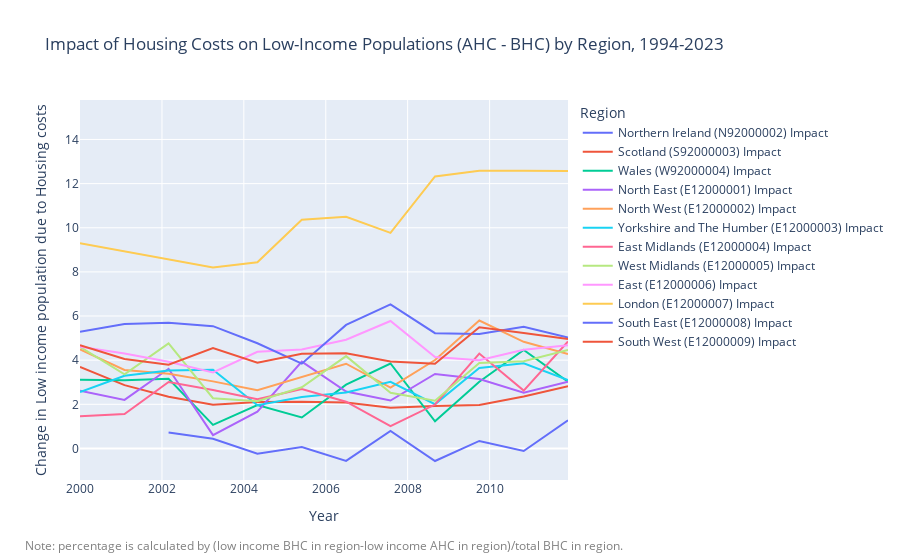

Write notebook code for a chart like this one.
### Code cell
plot_hbai_trends(AHC,BHC, region_list)

### Figure 1 — Plotly figure (JSON) as saved in the notebook; plotly's stock layout.template omitted (floating-point values rounded to 4 significant figures)
{"data": [{"customdata": [["Northern Ireland (N92000002) Impact"], ["Northern Ireland (N92000002) Impact"], ["Northern Ireland (N92000002) Impact"], ["Northern Ireland (N92000002) Impact"], ["Northern Ireland (N92000002) Impact"], ["Northern Ireland (N92000002) Impact"], ["Northern Ireland (N92000002) Impact"], ["Northern Ireland (N92000002) Impact"], ["Northern Ireland (N92000002) Impact"], ["Northern Ireland (N92000002) Impact"], ["Northern Ireland (N92000002) Impact"], ["Northern Ireland (N92000002) Impact"], ["Northern Ireland (N92000002) Impact"], ["Northern Ireland (N92000002) Impact"], ["Northern Ireland (N92000002) Impact"], ["Northern Ireland (N92000002) Impact"], ["Northern Ireland (N92000002) Impact"], ["Northern Ireland (N92000002) Impact"], ["Northern Ireland (N92000002) Impact"], ["Northern Ireland (N92000002) Impact"], ["Northern Ireland (N92000002) Impact"], ["Northern Ireland (N92000002) Impact"], ["Northern Ireland (N92000002) Impact"], ["Northern Ireland (N92000002) Impact"], ["Northern Ireland (N92000002) Impact"], ["Northern Ireland (N92000002) Impact"], ["Northern Ireland (N92000002) Impact"], ["Northern Ireland (N92000002) Impact"], ["Northern Ireland (N92000002) Impact"]], "hovertemplate": "Region=%{customdata[0]}<br>Year=%{x}<br>Difference in Low-Income Population (AHC - BHC)=%{y}<extra></extra>", "legendgroup": "Northern Ireland (N92000002) Impact", "line": {"color": "#636efa", "dash": "solid"}, "marker": {"symbol": "circle"}, "mode": "lines", "name": "Northern Ireland (N92000002) Impact", "orientation": "v", "showlegend": true, "type": "scatter", "x": ["1994-95", "1995-96", "1996-97", "1997-98", "1998-99", "1999-00", "2000-01", "2001-02", "2002-03", "2003-04", "2004-05", "2005-06", "2006-07", "2007-08", "2008-09", "2009-10", "2010-11", "2011-12", "2012-13", "2013-14", "2014-15", "2015-16", "2016-17", "2017-18", "2018-19", "2019-20", "2020-21", "2021-22", "2022-23"], "xaxis": "x", "y": [null, null, null, null, null, null, null, null, 0.7179, 0.4368, -0.2346, 0.06461, -0.5628, 0.7973, -0.5684, 0.3399, -0.117, 1.278, 0.1431, 0.3781, 0.4908, 0.1665, 1.147, 1.786, 0.7855, -0.1276, null, 0.3306, 0.1709], "yaxis": "y"}, {"customdata": [["Scotland (S92000003) Impact"], ["Scotland (S92000003) Impact"], ["Scotland (S92000003) Impact"], ["Scotland (S92000003) Impact"], ["Scotland (S92000003) Impact"], ["Scotland (S92000003) Impact"], ["Scotland (S92000003) Impact"], ["Scotland (S92000003) Impact"], ["Scotland (S92000003) Impact"], ["Scotland (S92000003) Impact"], ["Scotland (S92000003) Impact"], ["Scotland (S92000003) Impact"], ["Scotland (S92000003) Impact"], ["Scotland (S92000003) Impact"], ["Scotland (S92000003) Impact"], ["Scotland (S92000003) Impact"], ["Scotland (S92000003) Impact"], ["Scotland (S92000003) Impact"], ["Scotland (S92000003) Impact"], ["Scotland (S92000003) Impact"], ["Scotland (S92000003) Impact"], ["Scotland (S92000003) Impact"], ["Scotland (S92000003) Impact"], ["Scotland (S92000003) Impact"], ["Scotland (S92000003) Impact"], ["Scotland (S92000003) Impact"], ["Scotland (S92000003) Impact"], ["Scotland (S92000003) Impact"], ["Scotland (S92000003) Impact"]], "hovertemplate": "Region=%{customdata[0]}<br>Year=%{x}<br>Difference in Low-Income Population (AHC - BHC)=%{y}<extra></extra>", "legendgroup": "Scotland (S92000003) Impact", "line": {"color": "#EF553B", "dash": "solid"}, "marker": {"symbol": "circle"}, "mode": "lines", "name": "Scotland (S92000003) Impact", "orientation": "v", "showlegend": true, "type": "scatter", "x": ["1994-95", "1995-96", "1996-97", "1997-98", "1998-99", "1999-00", "2000-01", "2001-02", "2002-03", "2003-04", "2004-05", "2005-06", "2006-07", "2007-08", "2008-09", "2009-10", "2010-11", "2011-12", "2012-13", "2013-14", "2014-15", "2015-16", "2016-17", "2017-18", "2018-19", "2019-20", "2020-21", "2021-22", "2022-23"], "xaxis": "x", "y": [2.04, 3.588, 2.807, 2.081, 2.982, 2.923, 3.699, 2.869, 2.346, 1.977, 2.104, 2.116, 2.084, 1.84, 1.923, 1.965, 2.358, 2.814, 3.507, 3.932, 2.587, 3.174, 2.128, 2.075, 2.393, 2.41, null, 1.551, 2.006], "yaxis": "y"}, {"customdata": [["Wales (W92000004) Impact"], ["Wales (W92000004) Impact"], ["Wales (W92000004) Impact"], ["Wales (W92000004) Impact"], ["Wales (W92000004) Impact"], ["Wales (W92000004) Impact"], ["Wales (W92000004) Impact"], ["Wales (W92000004) Impact"], ["Wales (W92000004) Impact"], ["Wales (W92000004) Impact"], ["Wales (W92000004) Impact"], ["Wales (W92000004) Impact"], ["Wales (W92000004) Impact"], ["Wales (W92000004) Impact"], ["Wales (W92000004) Impact"], ["Wales (W92000004) Impact"], ["Wales (W92000004) Impact"], ["Wales (W92000004) Impact"], ["Wales (W92000004) Impact"], ["Wales (W92000004) Impact"], ["Wales (W92000004) Impact"], ["Wales (W92000004) Impact"], ["Wales (W92000004) Impact"], ["Wales (W92000004) Impact"], ["Wales (W92000004) Impact"], ["Wales (W92000004) Impact"], ["Wales (W92000004) Impact"], ["Wales (W92000004) Impact"], ["Wales (W92000004) Impact"]], "hovertemplate": "Region=%{customdata[0]}<br>Year=%{x}<br>Difference in Low-Income Population (AHC - BHC)=%{y}<extra></extra>", "legendgroup": "Wales (W92000004) Impact", "line": {"color": "#00cc96", "dash": "solid"}, "marker": {"symbol": "circle"}, "mode": "lines", "name": "Wales (W92000004) Impact", "orientation": "v", "showlegend": true, "type": "scatter", "x": ["1994-95", "1995-96", "1996-97", "1997-98", "1998-99", "1999-00", "2000-01", "2001-02", "2002-03", "2003-04", "2004-05", "2005-06", "2006-07", "2007-08", "2008-09", "2009-10", "2010-11", "2011-12", "2012-13", "2013-14", "2014-15", "2015-16", "2016-17", "2017-18", "2018-19", "2019-20", "2020-21", "2021-22", "2022-23"], "xaxis": "x", "y": [3.722, 4.767, 5.591, 2.597, 3.07, 3.816, 3.118, 3.085, 3.155, 1.068, 1.969, 1.402, 2.888, 3.85, 1.23, 3.023, 4.461, 3.02, 4.188, 2.987, 2.657, 5.326, 3.649, 3.675, 3.987, 1.879, null, 2.207, 2.532], "yaxis": "y"}, {"customdata": [["North East (E12000001) Impact"], ["North East (E12000001) Impact"], ["North East (E12000001) Impact"], ["North East (E12000001) Impact"], ["North East (E12000001) Impact"], ["North East (E12000001) Impact"], ["North East (E12000001) Impact"], ["North East (E12000001) Impact"], ["North East (E12000001) Impact"], ["North East (E12000001) Impact"], ["North East (E12000001) Impact"], ["North East (E12000001) Impact"], ["North East (E12000001) Impact"], ["North East (E12000001) Impact"], ["North East (E12000001) Impact"], ["North East (E12000001) Impact"], ["North East (E12000001) Impact"], ["North East (E12000001) Impact"], ["North East (E12000001) Impact"], ["North East (E12000001) Impact"], ["North East (E12000001) Impact"], ["North East (E12000001) Impact"], ["North East (E12000001) Impact"], ["North East (E12000001) Impact"], ["North East (E12000001) Impact"], ["North East (E12000001) Impact"], ["North East (E12000001) Impact"], ["North East (E12000001) Impact"], ["North East (E12000001) Impact"]], "hovertemplate": "Region=%{customdata[0]}<br>Year=%{x}<br>Difference in Low-Income Population (AHC - BHC)=%{y}<extra></extra>", "legendgroup": "North East (E12000001) Impact", "line": {"color": "#ab63fa", "dash": "solid"}, "marker": {"symbol": "circle"}, "mode": "lines", "name": "North East (E12000001) Impact", "orientation": "v", "showlegend": true, "type": "scatter", "x": ["1994-95", "1995-96", "1996-97", "1997-98", "1998-99", "1999-00", "2000-01", "2001-02", "2002-03", "2003-04", "2004-05", "2005-06", "2006-07", "2007-08", "2008-09", "2009-10", "2010-11", "2011-12", "2012-13", "2013-14", "2014-15", "2015-16", "2016-17", "2017-18", "2018-19", "2019-20", "2020-21", "2021-22", "2022-23"], "xaxis": "x", "y": [5.914, 5.785, 4.236, 5.193, 4.524, 3.437, 2.613, 2.201, 3.609, 0.6034, 1.669, 3.936, 2.579, 2.17, 3.373, 3.145, 2.53, 3.02, 3.669, 5.404, 2.989, 3.923, 6.259, 3.824, 3.696, 3.493, null, 5.676, 2.087], "yaxis": "y"}, {"customdata": [["North West (E12000002) Impact"], ["North West (E12000002) Impact"], ["North West (E12000002) Impact"], ["North West (E12000002) Impact"], ["North West (E12000002) Impact"], ["North West (E12000002) Impact"], ["North West (E12000002) Impact"], ["North West (E12000002) Impact"], ["North West (E12000002) Impact"], ["North West (E12000002) Impact"], ["North West (E12000002) Impact"], ["North West (E12000002) Impact"], ["North West (E12000002) Impact"], ["North West (E12000002) Impact"], ["North West (E12000002) Impact"], ["North West (E12000002) Impact"], ["North West (E12000002) Impact"], ["North West (E12000002) Impact"], ["North West (E12000002) Impact"], ["North West (E12000002) Impact"], ["North West (E12000002) Impact"], ["North West (E12000002) Impact"], ["North West (E12000002) Impact"], ["North West (E12000002) Impact"], ["North West (E12000002) Impact"], ["North West (E12000002) Impact"], ["North West (E12000002) Impact"], ["North West (E12000002) Impact"], ["North West (E12000002) Impact"]], "hovertemplate": "Region=%{customdata[0]}<br>Year=%{x}<br>Difference in Low-Income Population (AHC - BHC)=%{y}<extra></extra>", "legendgroup": "North West (E12000002) Impact", "line": {"color": "#FFA15A", "dash": "solid"}, "marker": {"symbol": "circle"}, "mode": "lines", "name": "North West (E12000002) Impact", "orientation": "v", "showlegend": true, "type": "scatter", "x": ["1994-95", "1995-96", "1996-97", "1997-98", "1998-99", "1999-00", "2000-01", "2001-02", "2002-03", "2003-04", "2004-05", "2005-06", "2006-07", "2007-08", "2008-09", "2009-10", "2010-11", "2011-12", "2012-13", "2013-14", "2014-15", "2015-16", "2016-17", "2017-18", "2018-19", "2019-20", "2020-21", "2021-22", "2022-23"], "xaxis": "x", "y": [4.185, 6.128, 5.168, 4.398, 4.098, 4.316, 4.492, 3.557, 3.39, 3.04, 2.636, 3.237, 3.838, 2.759, 4.006, 5.795, 4.832, 4.276, 4.219, 4.191, 3.789, 5.082, 2.777, 3.464, 2.491, 2.932, null, 5.095, 3.435], "yaxis": "y"}, {"customdata": [["Yorkshire and The Humber (E12000003) Impact"], ["Yorkshire and The Humber (E12000003) Impact"], ["Yorkshire and The Humber (E12000003) Impact"], ["Yorkshire and The Humber (E12000003) Impact"], ["Yorkshire and The Humber (E12000003) Impact"], ["Yorkshire and The Humber (E12000003) Impact"], ["Yorkshire and The Humber (E12000003) Impact"], ["Yorkshire and The Humber (E12000003) Impact"], ["Yorkshire and The Humber (E12000003) Impact"], ["Yorkshire and The Humber (E12000003) Impact"], ["Yorkshire and The Humber (E12000003) Impact"], ["Yorkshire and The Humber (E12000003) Impact"], ["Yorkshire and The Humber (E12000003) Impact"], ["Yorkshire and The Humber (E12000003) Impact"], ["Yorkshire and The Humber (E12000003) Impact"], ["Yorkshire and The Humber (E12000003) Impact"], ["Yorkshire and The Humber (E12000003) Impact"], ["Yorkshire and The Humber (E12000003) Impact"], ["Yorkshire and The Humber (E12000003) Impact"], ["Yorkshire and The Humber (E12000003) Impact"], ["Yorkshire and The Humber (E12000003) Impact"], ["Yorkshire and The Humber (E12000003) Impact"], ["Yorkshire and The Humber (E12000003) Impact"], ["Yorkshire and The Humber (E12000003) Impact"], ["Yorkshire and The Humber (E12000003) Impact"], ["Yorkshire and The Humber (E12000003) Impact"], ["Yorkshire and The Humber (E12000003) Impact"], ["Yorkshire and The Humber (E12000003) Impact"], ["Yorkshire and The Humber (E12000003) Impact"]], "hovertemplate": "Region=%{customdata[0]}<br>Year=%{x}<br>Difference in Low-Income Population (AHC - BHC)=%{y}<extra></extra>", "legendgroup": "Yorkshire and The Humber (E12000003) Impact", "line": {"color": "#19d3f3", "dash": "solid"}, "marker": {"symbol": "circle"}, "mode": "lines", "name": "Yorkshire and The Humber (E12000003) Impact", "orientation": "v", "showlegend": true, "type": "scatter", "x": ["1994-95", "1995-96", "1996-97", "1997-98", "1998-99", "1999-00", "2000-01", "2001-02", "2002-03", "2003-04", "2004-05", "2005-06", "2006-07", "2007-08", "2008-09", "2009-10", "2010-11", "2011-12", "2012-13", "2013-14", "2014-15", "2015-16", "2016-17", "2017-18", "2018-19", "2019-20", "2020-21", "2021-22", "2022-23"], "xaxis": "x", "y": [4.415, 3.719, 3.115, 2.971, 3.301, 3.727, 2.554, 3.29, 3.534, 3.57, 1.961, 2.327, 2.533, 3.015, 2.003, 3.643, 3.857, 3.093, 2.513, 4.217, 3.463, 3.972, 4.567, 1.721, 4.377, 3.097, null, 3.171, 2.917], "yaxis": "y"}, {"customdata": [["East Midlands (E12000004) Impact"], ["East Midlands (E12000004) Impact"], ["East Midlands (E12000004) Impact"], ["East Midlands (E12000004) Impact"], ["East Midlands (E12000004) Impact"], ["East Midlands (E12000004) Impact"], ["East Midlands (E12000004) Impact"], ["East Midlands (E12000004) Impact"], ["East Midlands (E12000004) Impact"], ["East Midlands (E12000004) Impact"], ["East Midlands (E12000004) Impact"], ["East Midlands (E12000004) Impact"], ["East Midlands (E12000004) Impact"], ["East Midlands (E12000004) Impact"], ["East Midlands (E12000004) Impact"], ["East Midlands (E12000004) Impact"], ["East Midlands (E12000004) Impact"], ["East Midlands (E12000004) Impact"], ["East Midlands (E12000004) Impact"], ["East Midlands (E12000004) Impact"], ["East Midlands (E12000004) Impact"], ["East Midlands (E12000004) Impact"], ["East Midlands (E12000004) Impact"], ["East Midlands (E12000004) Impact"], ["East Midlands (E12000004) Impact"], ["East Midlands (E12000004) Impact"], ["East Midlands (E12000004) Impact"], ["East Midlands (E12000004) Impact"], ["East Midlands (E12000004) Impact"]], "hovertemplate": "Region=%{customdata[0]}<br>Year=%{x}<br>Difference in Low-Income Population (AHC - BHC)=%{y}<extra></extra>", "legendgroup": "East Midlands (E12000004) Impact", "line": {"color": "#FF6692", "dash": "solid"}, "marker": {"symbol": "circle"}, "mode": "lines", "name": "East Midlands (E12000004) Impact", "orientation": "v", "showlegend": true, "type": "scatter", "x": ["1994-95", "1995-96", "1996-97", "1997-98", "1998-99", "1999-00", "2000-01", "2001-02", "2002-03", "2003-04", "2004-05", "2005-06", "2006-07", "2007-08", "2008-09", "2009-10", "2010-11", "2011-12", "2012-13", "2013-14", "2014-15", "2015-16", "2016-17", "2017-18", "2018-19", "2019-20", "2020-21", "2021-22", "2022-23"], "xaxis": "x", "y": [3.023, 4.605, 4.015, 2.94, 2.489, 2.734, 1.455, 1.558, 3.01, 2.652, 2.229, 2.691, 2.12, 1.008, 1.99, 4.301, 2.622, 4.848, 4.369, 3.864, 1.836, 3.322, 2.381, 2.958, 3.522, 1.466, null, 3.427, 1.136], "yaxis": "y"}, {"customdata": [["West Midlands (E12000005) Impact"], ["West Midlands (E12000005) Impact"], ["West Midlands (E12000005) Impact"], ["West Midlands (E12000005) Impact"], ["West Midlands (E12000005) Impact"], ["West Midlands (E12000005) Impact"], ["West Midlands (E12000005) Impact"], ["West Midlands (E12000005) Impact"], ["West Midlands (E12000005) Impact"], ["West Midlands (E12000005) Impact"], ["West Midlands (E12000005) Impact"], ["West Midlands (E12000005) Impact"], ["West Midlands (E12000005) Impact"], ["West Midlands (E12000005) Impact"], ["West Midlands (E12000005) Impact"], ["West Midlands (E12000005) Impact"], ["West Midlands (E12000005) Impact"], ["West Midlands (E12000005) Impact"], ["West Midlands (E12000005) Impact"], ["West Midlands (E12000005) Impact"], ["West Midlands (E12000005) Impact"], ["West Midlands (E12000005) Impact"], ["West Midlands (E12000005) Impact"], ["West Midlands (E12000005) Impact"], ["West Midlands (E12000005) Impact"], ["West Midlands (E12000005) Impact"], ["West Midlands (E12000005) Impact"], ["West Midlands (E12000005) Impact"], ["West Midlands (E12000005) Impact"]], "hovertemplate": "Region=%{customdata[0]}<br>Year=%{x}<br>Difference in Low-Income Population (AHC - BHC)=%{y}<extra></extra>", "legendgroup": "West Midlands (E12000005) Impact", "line": {"color": "#B6E880", "dash": "solid"}, "marker": {"symbol": "circle"}, "mode": "lines", "name": "West Midlands (E12000005) Impact", "orientation": "v", "showlegend": true, "type": "scatter", "x": ["1994-95", "1995-96", "1996-97", "1997-98", "1998-99", "1999-00", "2000-01", "2001-02", "2002-03", "2003-04", "2004-05", "2005-06", "2006-07", "2007-08", "2008-09", "2009-10", "2010-11", "2011-12", "2012-13", "2013-14", "2014-15", "2015-16", "2016-17", "2017-18", "2018-19", "2019-20", "2020-21", "2021-22", "2022-23"], "xaxis": "x", "y": [4.554, 4.348, 3.61, 2.993, 4.688, 3.01, 4.602, 3.358, 4.764, 2.275, 2.137, 2.772, 4.183, 2.527, 2.165, 3.873, 3.949, 4.465, 5.129, 4.372, 4.514, 4.679, 5.585, 2.903, 3.98, 3.488, null, 5.979, 3.74], "yaxis": "y"}, {"customdata": [["East (E12000006) Impact"], ["East (E12000006) Impact"], ["East (E12000006) Impact"], ["East (E12000006) Impact"], ["East (E12000006) Impact"], ["East (E12000006) Impact"], ["East (E12000006) Impact"], ["East (E12000006) Impact"], ["East (E12000006) Impact"], ["East (E12000006) Impact"], ["East (E12000006) Impact"], ["East (E12000006) Impact"], ["East (E12000006) Impact"], ["East (E12000006) Impact"], ["East (E12000006) Impact"], ["East (E12000006) Impact"], ["East (E12000006) Impact"], ["East (E12000006) Impact"], ["East (E12000006) Impact"], ["East (E12000006) Impact"], ["East (E12000006) Impact"], ["East (E12000006) Impact"], ["East (E12000006) Impact"], ["East (E12000006) Impact"], ["East (E12000006) Impact"], ["East (E12000006) Impact"], ["East (E12000006) Impact"], ["East (E12000006) Impact"], ["East (E12000006) Impact"]], "hovertemplate": "Region=%{customdata[0]}<br>Year=%{x}<br>Difference in Low-Income Population (AHC - BHC)=%{y}<extra></extra>", "legendgroup": "East (E12000006) Impact", "line": {"color": "#FF97FF", "dash": "solid"}, "marker": {"symbol": "circle"}, "mode": "lines", "name": "East (E12000006) Impact", "orientation": "v", "showlegend": true, "type": "scatter", "x": ["1994-95", "1995-96", "1996-97", "1997-98", "1998-99", "1999-00", "2000-01", "2001-02", "2002-03", "2003-04", "2004-05", "2005-06", "2006-07", "2007-08", "2008-09", "2009-10", "2010-11", "2011-12", "2012-13", "2013-14", "2014-15", "2015-16", "2016-17", "2017-18", "2018-19", "2019-20", "2020-21", "2021-22", "2022-23"], "xaxis": "x", "y": [6.371, 6.069, 6.262, 4.555, 5.453, 4.073, 4.608, 4.305, 3.931, 3.444, 4.38, 4.485, 4.928, 5.776, 4.146, 3.996, 4.469, 4.678, 5.439, 4.693, 4.787, 4.331, 5.495, 4.423, 5.334, 3.28, null, 4.363, 3.62], "yaxis": "y"}, {"customdata": [["London (E12000007) Impact"], ["London (E12000007) Impact"], ["London (E12000007) Impact"], ["London (E12000007) Impact"], ["London (E12000007) Impact"], ["London (E12000007) Impact"], ["London (E12000007) Impact"], ["London (E12000007) Impact"], ["London (E12000007) Impact"], ["London (E12000007) Impact"], ["London (E12000007) Impact"], ["London (E12000007) Impact"], ["London (E12000007) Impact"], ["London (E12000007) Impact"], ["London (E12000007) Impact"], ["London (E12000007) Impact"], ["London (E12000007) Impact"], ["London (E12000007) Impact"], ["London (E12000007) Impact"], ["London (E12000007) Impact"], ["London (E12000007) Impact"], ["London (E12000007) Impact"], ["London (E12000007) Impact"], ["London (E12000007) Impact"], ["London (E12000007) Impact"], ["London (E12000007) Impact"], ["London (E12000007) Impact"], ["London (E12000007) Impact"], ["London (E12000007) Impact"]], "hovertemplate": "Region=%{customdata[0]}<br>Year=%{x}<br>Difference in Low-Income Population (AHC - BHC)=%{y}<extra></extra>", "legendgroup": "London (E12000007) Impact", "line": {"color": "#FECB52", "dash": "solid"}, "marker": {"symbol": "circle"}, "mode": "lines", "name": "London (E12000007) Impact", "orientation": "v", "showlegend": true, "type": "scatter", "x": ["1994-95", "1995-96", "1996-97", "1997-98", "1998-99", "1999-00", "2000-01", "2001-02", "2002-03", "2003-04", "2004-05", "2005-06", "2006-07", "2007-08", "2008-09", "2009-10", "2010-11", "2011-12", "2012-13", "2013-14", "2014-15", "2015-16", "2016-17", "2017-18", "2018-19", "2019-20", "2020-21", "2021-22", "2022-23"], "xaxis": "x", "y": [11.01, 12.82, 12.17, 11.22, 10.09, 10.53, 9.297, 8.924, 8.581, 8.204, 8.435, 10.36, 10.49, 9.765, 12.32, 12.58, 12.58, 12.57, 11.81, 13.77, 14.01, 11.41, 14.93, 10.14, 11.55, 11.27, null, 10.36, 10.82], "yaxis": "y"}, {"customdata": [["South East (E12000008) Impact"], ["South East (E12000008) Impact"], ["South East (E12000008) Impact"], ["South East (E12000008) Impact"], ["South East (E12000008) Impact"], ["South East (E12000008) Impact"], ["South East (E12000008) Impact"], ["South East (E12000008) Impact"], ["South East (E12000008) Impact"], ["South East (E12000008) Impact"], ["South East (E12000008) Impact"], ["South East (E12000008) Impact"], ["South East (E12000008) Impact"], ["South East (E12000008) Impact"], ["South East (E12000008) Impact"], ["South East (E12000008) Impact"], ["South East (E12000008) Impact"], ["South East (E12000008) Impact"], ["South East (E12000008) Impact"], ["South East (E12000008) Impact"], ["South East (E12000008) Impact"], ["South East (E12000008) Impact"], ["South East (E12000008) Impact"], ["South East (E12000008) Impact"], ["South East (E12000008) Impact"], ["South East (E12000008) Impact"], ["South East (E12000008) Impact"], ["South East (E12000008) Impact"], ["South East (E12000008) Impact"]], "hovertemplate": "Region=%{customdata[0]}<br>Year=%{x}<br>Difference in Low-Income Population (AHC - BHC)=%{y}<extra></extra>", "legendgroup": "South East (E12000008) Impact", "line": {"color": "#636efa", "dash": "solid"}, "marker": {"symbol": "circle"}, "mode": "lines", "name": "South East (E12000008) Impact", "orientation": "v", "showlegend": true, "type": "scatter", "x": ["1994-95", "1995-96", "1996-97", "1997-98", "1998-99", "1999-00", "2000-01", "2001-02", "2002-03", "2003-04", "2004-05", "2005-06", "2006-07", "2007-08", "2008-09", "2009-10", "2010-11", "2011-12", "2012-13", "2013-14", "2014-15", "2015-16", "2016-17", "2017-18", "2018-19", "2019-20", "2020-21", "2021-22", "2022-23"], "xaxis": "x", "y": [6.579, 7.097, 6.496, 5.414, 5.943, 5.936, 5.287, 5.642, 5.695, 5.541, 4.765, 3.843, 5.597, 6.526, 5.223, 5.181, 5.518, 5.023, 7.473, 6.875, 6.236, 5.513, 6.005, 5.639, 5.943, 4.142, null, 6.092, 5.849], "yaxis": "y"}, {"customdata": [["South West (E12000009) Impact"], ["South West (E12000009) Impact"], ["South West (E12000009) Impact"], ["South West (E12000009) Impact"], ["South West (E12000009) Impact"], ["South West (E12000009) Impact"], ["South West (E12000009) Impact"], ["South West (E12000009) Impact"], ["South West (E12000009) Impact"], ["South West (E12000009) Impact"], ["South West (E12000009) Impact"], ["South West (E12000009) Impact"], ["South West (E12000009) Impact"], ["South West (E12000009) Impact"], ["South West (E12000009) Impact"], ["South West (E12000009) Impact"], ["South West (E12000009) Impact"], ["South West (E12000009) Impact"], ["South West (E12000009) Impact"], ["South West (E12000009) Impact"], ["South West (E12000009) Impact"], ["South West (E12000009) Impact"], ["South West (E12000009) Impact"], ["South West (E12000009) Impact"], ["South West (E12000009) Impact"], ["South West (E12000009) Impact"], ["South West (E12000009) Impact"], ["South West (E12000009) Impact"], ["South West (E12000009) Impact"]], "hovertemplate": "Region=%{customdata[0]}<br>Year=%{x}<br>Difference in Low-Income Population (AHC - BHC)=%{y}<extra></extra>", "legendgroup": "South West (E12000009) Impact", "line": {"color": "#EF553B", "dash": "solid"}, "marker": {"symbol": "circle"}, "mode": "lines", "name": "South West (E12000009) Impact", "orientation": "v", "showlegend": true, "type": "scatter", "x": ["1994-95", "1995-96", "1996-97", "1997-98", "1998-99", "1999-00", "2000-01", "2001-02", "2002-03", "2003-04", "2004-05", "2005-06", "2006-07", "2007-08", "2008-09", "2009-10", "2010-11", "2011-12", "2012-13", "2013-14", "2014-15", "2015-16", "2016-17", "2017-18", "2018-19", "2019-20", "2020-21", "2021-22", "2022-23"], "xaxis": "x", "y": [6.881, 6.687, 6.128, 5.007, 4.377, 5.016, 4.681, 4.054, 3.798, 4.545, 3.883, 4.29, 4.313, 3.938, 3.841, 5.49, 5.236, 4.964, 4.974, 4.423, 4.748, 5.827, 5.742, 4.461, 6.259, 4.15, null, 4.519, 4.119], "yaxis": "y"}], "layout": {"annotations": [{"font": {"color": "gray", "size": 12}, "showarrow": false, "text": "Note: percentage is calculated by (low income BHC in region-low income AHC in region)/total BHC in region.", "x": 0.5, "xref": "paper", "y": -0.2, "yref": "paper"}], "hovermode": "x unified", "legend": {"title": {"text": "Region"}, "tracegroupgap": 0}, "title": {"text": "Impact of Housing Costs on Low-Income Populations (AHC - BHC) by Region, 1994-2023"}, "xaxis": {"anchor": "y", "domain": [0, 1], "title": {"text": "Year"}}, "yaxis": {"anchor": "x", "domain": [0, 1], "title": {"text": "Change in Low income population due to Housing costs"}}}}
